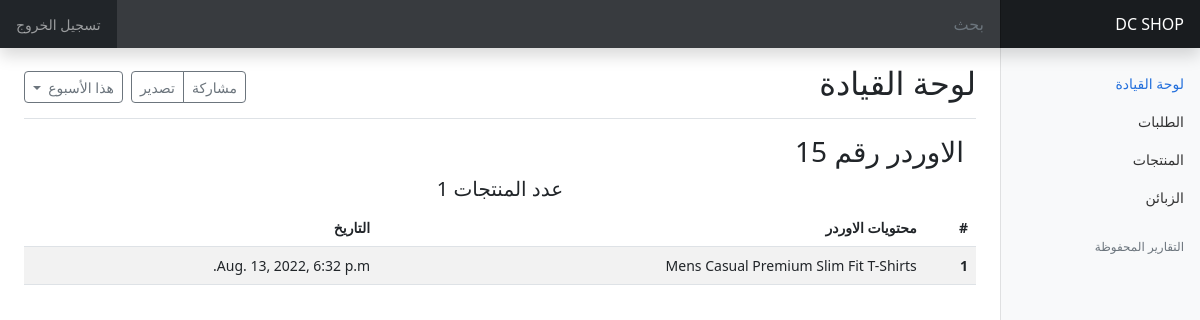
The page /order/15 (signed in) on the database its author committed.
### mgapp/models.py (models this page shows, shortened)
class OrderDetails(models.Model):
    product = models.ForeignKey(product , on_delete=models.CASCADE)
    order = models.ForeignKey(order , on_delete=models.CASCADE)
    quantity =models.IntegerField(default=1)
    price = models.DecimalField(max_digits=6 , decimal_places=2)
    def __str__(self) -> str:
        return  str(self.product)

class product(models.Model):
    title =models.CharField(max_length=200)
    description =models.TextField(max_length=10000 ,blank=True , null=True )
    oldprice =  models.IntegerField(blank=True , null=True)
    pirce = models.IntegerField()
    createdat = models.DateField(default=datetime.now() )
    image =models.ImageField(upload_to = 'photos')
    category = models.ForeignKey(Category , on_delete=models.SET_NULL, null =True , blank= True)
    def __str__(self) -> str:
        return self.title
    class Meta :
        ordering =['-createdat']

class order(models.Model):
    user = models.ForeignKey(User , on_delete=models.CASCADE)
    orderdate = models.DateTimeField(default=datetime.now())
    is_finished =models.BooleanField()
    details =models.ManyToManyField(product , through='OrderDetails')
    m=[('pending','pending' ) ,( 'Deliverd' , 'Deliverd'),('Out for delivery', 'Out for delivery') , ('Canceled' , 'Canceled')]
    status =models.CharField(max_length=100 , choices=m , default='pending')
    total = 0
    counter = 0

### mgapp/views.py (the view)
# urls.py: path("order/<int:id>" , views.fil , name="order"),
def fil(request , id):
    if request.user.is_authenticated and not request.user.is_anonymous and request.user.is_staff:
        ordetails = OrderDetails.objects.all().filter(order_id = id)
        counterr =ordetails.count()
        return render(request , "Dashboard/order.html" , {  'ordetails':ordetails , 'order_id' : id , 'counterr':counterr })
    return redirect("notfound")

### templates/Dashboard/order.html
{% extends "Dashboard/admin_base.html" %}
{% load static %}
{% block content %}
<div class="container mt-3">
    <h3>الاوردر رقم {{order_id}}</h3>
    <h5 class="text-center">عدد المنتجات {{counterr}}</h5>
<div class="row">
    <table class="table  table-striped  mb-5 pb-5">
        <thead>
          <tr>
            <th scope="col">#</th>
            <th scope="col">   محتويات الاوردر </th>
            <th scope="col"> التاريخ </th>
          </tr>
        </thead>
        <tbody>
            {% for x in ordetails %}
          <tr>
        <th scope="row">{{ forloop.counter }} </th>
        <td>{{x}}</td>
        <td>{{x.order.orderdate}}</td>
          </tr>
{% endfor %}
        </tbody>
    </table>
{% endblock %}

### manpro/static/dashboard.rtl.css (style rules this page uses)
body { font-size: .875rem; }

### rows shown on the page
OrderDetails: product.title "Mens Casual Premium Slim Fit T-Shirts", order.orderdate "Aug. 13, 2022, 6:32 p.m."

### other values the page prints
{{ order_id }} "15"
{{ counterr }} "1"
